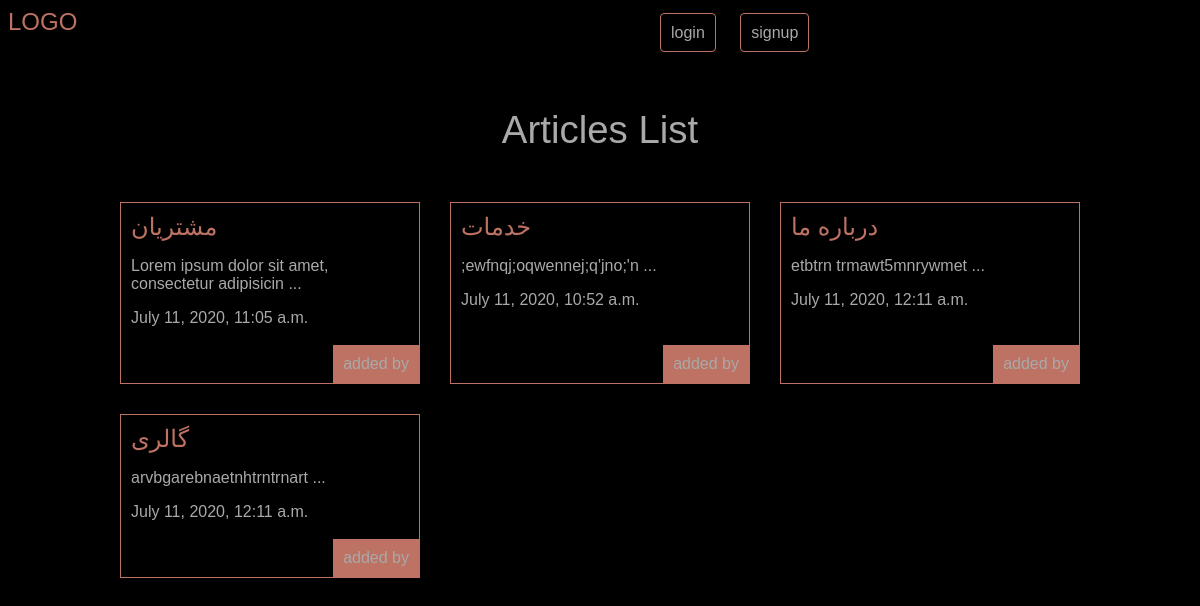
/articles/, run on an earlier commit of the app's database.
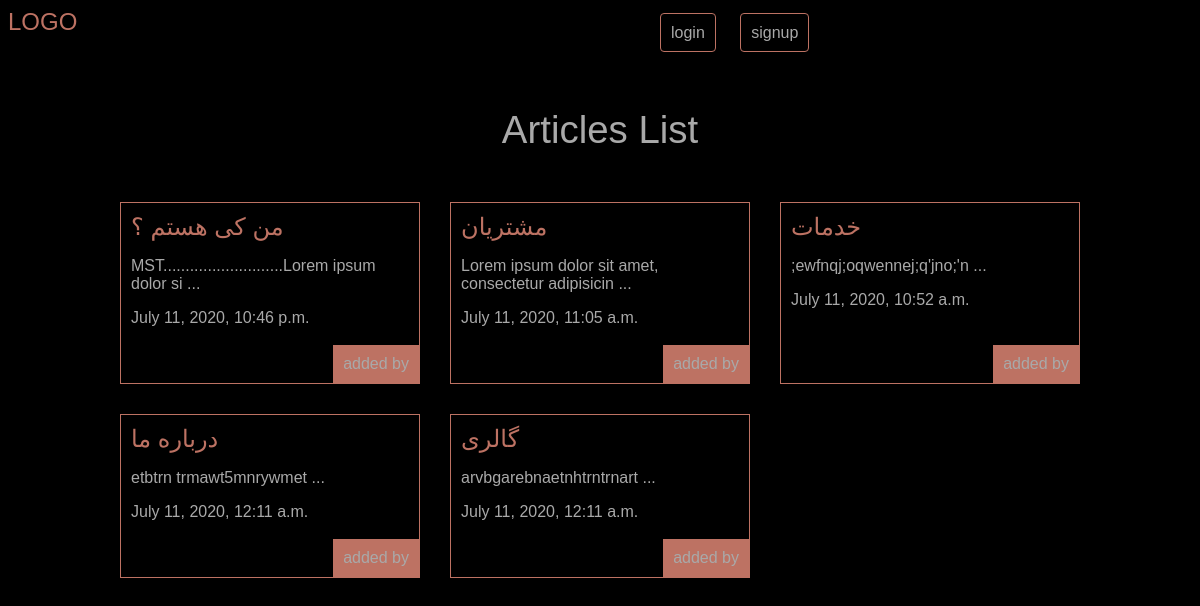
And on a later commit of the database.
### articles/models.py (models this page shows, shortened)
class Article(models.Model):
    title = models.CharField(max_length=100)
    slug = models.SlugField()
    body = models.TextField()
    def snippet(self):
        return self.body[:50] + " ..."
    date = models.DateTimeField(auto_now_add=True)
    image = models.ImageField(default='default.jpg',blank=True)
    author = models.ForeignKey(User, default=None, on_delete=models.CASCADE)

### articles/views.py (the view)
# urls.py: path('', views.articles_list, name="list"),
def articles_list(request):
    articles = models.Article.objects.all().order_by('-date')
    arg = {'articles' : articles}
    return render(request, 'articles/articleslist.html', arg)

### articles/templates/articles/articleslist.html (shortened to what this page needs)
{% extends 'base.html' %}
{% block content %}
  <h1>Articles List</h1>
  <div class="articles">
    {% for article in articles %}
    <div class="article">
      <h2><a href="{% url 'articles:detail' slug=article.slug %}">{{ article.title }}</a></h2>
      <p>{{ article.snippet }}</p>
      <p>{{ article.date }}</p>
      <p class="author">added by {{article.author.username}}</p>
    </div>
    {% endfor %}
  </div>
{% endblock %}

What changed in the data, as far as the page shows it:
added Article: title "من کی هستم ؟", snippet "MST...........................Lorem ipsum dolor si ...", date "July 11, 2020, 10:46 p.m."
